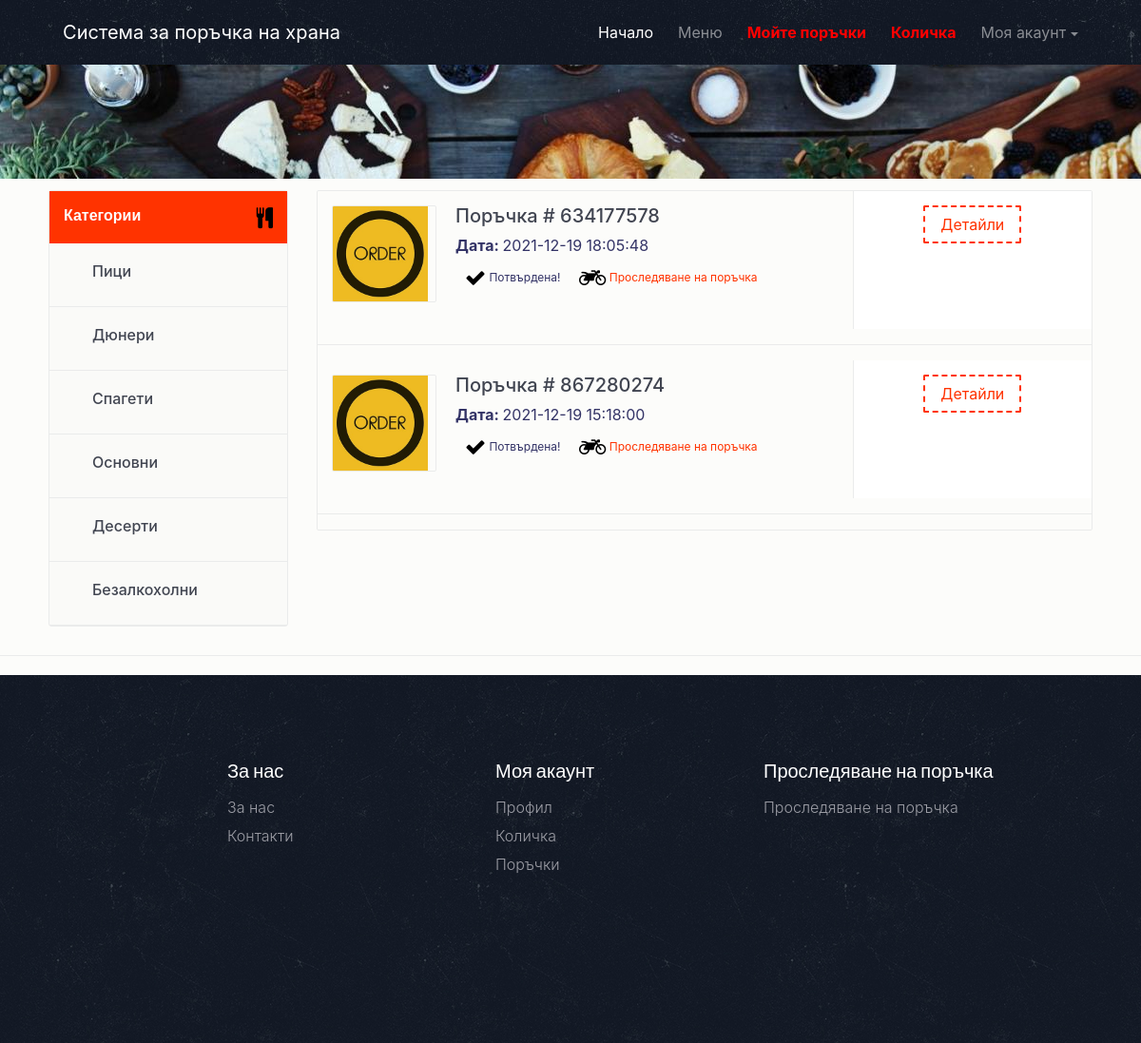
Screenshot of /my-order.php (signed in) with the database file from the repository.
### tables this page shows
CREATE TABLE `tblcategory` (
  `ID` int(5) NOT NULL,
  `CategoryName` varchar(120) DEFAULT NULL,
  `CreationDate` timestamp NULL DEFAULT current_timestamp()
);

CREATE TABLE `tblorderaddresses` (
  `ID` int(11) NOT NULL,
  `UserId` char(100) DEFAULT NULL,
  `Ordernumber` char(100) DEFAULT NULL,
  `About` varchar(255) DEFAULT NULL,
  `StreetName` varchar(255) DEFAULT NULL,
  `Phone` int(11) DEFAULT NULL,
  `City` varchar(255) DEFAULT NULL,
  `OrderTime` timestamp NOT NULL DEFAULT current_timestamp(),
  `OrderFinalStatus` varchar(255) DEFAULT NULL
);

### my-order.php (the view, shortened to what this page needs)
<?php
include_once('includes/dbconnection.php');
if (strlen($_SESSION['fosuid']==0)) {
  header('location:logout.php');
  } else {
  ?>
<!DOCTYPE html>
<html lang="en">
<head>
    <link href="css/bootstrap.min.css" rel="stylesheet">
    <link href="css/font-awesome.min.css" rel="stylesheet">
    <link href="css/animsition.min.css" rel="stylesheet">
    <link href="css/animate.css" rel="stylesheet">
    <link href="css/style.css" rel="stylesheet">
</head>
<body>
    <div class="site-wrapper animsition" data-animsition-in="fade-in" data-animsition-out="fade-out">
        <header id="header" class="header-scroll top-header headrom">
       <?php include_once('includes/header.php');?>
        </header>
        <div class="page-wrapper">
            <div class="inner-page-hero bg-image" data-image-src="images/decouvrez-l-experience-food-d-airbnb.jpg">
            </div>
            <div class="result-show">
                <div class="container">
                    <div class="row">
                        <div class="col-sm-3">
                    </div>
                </div>
            </div>
            <section class="restaurants-page">
                <div class="container">
                    <div class="row">
                        <div class="col-xs-12 col-sm-5 col-md-5 col-lg-3">
                            <div class="sidebar clearfix m-b-20">
                                <div class="main-block">
                                    <div class="sidebar-title white-txt">
                                        <h6>Категории</h6> <i class="fa fa-cutlery pull-right"></i> </div>
                                    <?php
      $query=mysqli_query($con,"select * from  tblcategory");
              while($row=mysqli_fetch_array($query))
              {
              ?>
                               <ul>
                                            <li>
                                                <label class="custom-control custom-checkbox">
                                                    <span class="custom-control-description"><a href="viewfood-categorywise.php?catid=<?php echo $row['CategoryName'];?>"><?php echo $row['CategoryName'];?></a></span> </label>
                                            </li>
                                        </ul>
                                        <?php } ?>
                                    <div class="clearfix"></div>
                                </div>
                            </div>
                        </div>
                        <div class="col-xs-12 col-sm-7 col-md-7 col-lg-9">
                            <div class="bg-gray restaurant-entry">
<?php
$uid=$_SESSION['fosuid'];
      $query=mysqli_query($con,"select * from  tblorderaddresses  where UserId='$uid'  ORDER BY ID DESC");
              while($row=mysqli_fetch_array($query))
              { ?>
                                <div class="row">
                                    <div class="col-sm-12 col-md-12 col-lg-8 text-xs-center text-sm-left">
                                        <div class="entry-logo">
                                <a class="img-fluid" href="order-details.php?orderid=<?php echo $row['Ordernumber'];?>"><img src="images/order.jpg" width="100" height="100" alt="Order "></a>
                                        </div>
                                        <div class="entry-dscr">
         <h5><a href="order-details.php?orderid=<?php echo $row['Ordernumber'];?>">Поръчка # <?php echo $row['Ordernumber'];?></a></h5>
         <p><b>Дата: </b> <?php echo $row['OrderTime']?></p>
                                            <ul class="list-inline">
                                                <li class="list-inline-item"><i class="fa fa-check"></i>
                                                    <?php $status=$row['OrderFinalStatus'];
if($status==''){
 echo "Изчакване на потвърждаване";
} else if($status = "Order Confirmed"){
echo "Потвърдена!";
}
                                                    ?></li>
                                                <li class="list-inline-item"><i class="fa fa-motorcycle"></i>
 <a href="javascript:void(0);" onClick="popUpWindow('trackorder.php?oid=<?php echo htmlentities($row['Ordernumber']);?>');" title="Track order">Проследяване на поръчка</a></li>
                                            </ul>
                                        </div>
                                    </div>
                                    <div class="col-sm-12 col-md-12 col-lg-4 text-xs-center">
                                        <div class="right-content bg-white">
                                            <div class="right-review">
                                     <a href="order-details.php?orderid=<?php echo $row['Ordernumber'];?>" class="btn theme-btn-dash">Детайли</a> </div>
                                        </div>
                                    </div>
                                </div>
                                <hr />
                            <?php } ?>
                            </div>
                            </div>
                        </div>
                    </div>
                </div>
            <?php include('includes/footer.php');?>
        </div>
    </div>
</body>
</html>
<?php } ?>

### css/style.css (style rules this page uses)
body { background: rgba(252, 251, 249, 0.68); font-size: 16px; color: #4d4f56; font-weight: 400; overflow-x: hidden; }
.h1, .h2, .h3, .h4, .h5, .h6, h1, h2, h3, h4, h5, h6 { font-family: "Source Sans Pro", sans-serif; color: #25282b; }
a { color: #f30; }
ul { list-style-type: none; padding: 0; }
hr { margin-top: 1rem; margin-bottom: 1rem; border: 0; border-top: 1px solid #eaebeb; }
.container { max-width: 1270px; width: 94%; }
.page-wrapper { padding-top: 68px; }
.custom-control { padding-left: 30px; }
.form-control-lg, .dropdown-menu, .btn, .btn-group-lg>.btn, .btn-lg, .img-rounded { border-radius: 2px }
.btn { transition: all .4s; }
.theme-btn-dash { border: 2px dashed #f30; background-color: transparent; color: #f30 }
.bg-white { background-color: #fff }
.m-b-20 { margin-bottom: 20px; }
#header { position: fixed; width: 100%; border: 0; z-index: 99; }
.inner-page-hero { padding-top: 5%; padding-bottom: 5%; }
.result-show div i { margin-left: 10px; font-size: 22px; vertical-align: middle; color: #000; }
.result-show { padding: 7px 0 10px; border-bottom: 1px solid #eaebeb; color: #333366; margin-bottom: 20px; }
.result-show p { padding: 0; margin: 5px 0; }
.sidebar { border: 1px solid #eaebeb; background: #fafaf8; border-radius: 3px; }
.sidebar-title { padding: 15px 15px 15px; background: #f30; float: left; width: 100%; }
.sidebar-title h6 { float: left; margin-bottom: 0; color: #fff; font-size: 16px; font-weight: 600; line-height: 20px; }
.sidebar-title i { float: right; color: #fff; font-size: 15px; margin-top: 3px; }
.main-block ul li { line-height: 28px; font-weight: 300; display: block; border-bottom: 1px solid #eaebeb; font-weight: 500; color: #414551; }
.main-block ul li a { color: #414551; display: block; font-weight: 500; padding: 15px; }
.main-block ul { float: left; width: 100%; margin-bottom: 0; }
.main-block ul li:first-of-type { border-top: none }
.restaurant-entry { border: 1px solid #eaebeb; border-radius: 2px; margin-bottom: 20px; }
.restaurant-entry .entry-logo { float: left; width: 110px; height: auto; border: 1px solid #eaebeb; border-radius: 2px; margin-top: 15px; margin-left: 15px; overflow: hidden }
.restaurant-entry .entry-logo img { max-width: 100%; display: block }
.restaurant-entry .entry-dscr { padding-left: 145px; margin-top: 15px; }
.restaurant-entry .entry-dscr h5 a { color: #414551; font-weight: 500; font-family: -apple-system, BlinkMacSystemFont, "Segoe UI", Roboto, "Helvetica Neue", Arial, sans-serif; }
.restaurant-entry .entry-dscr ul li { font-size: 12px; margin-top: 7px; }
.restaurant-entry .right-review { padding: 15px 10px; border-left: 1px solid #eaebeb; min-height: 145px; }

### rows the page displays
tblcategory: CategoryName "Пици"
tblcategory: CategoryName "Дюнери"
tblcategory: CategoryName "Спагети"
tblcategory: CategoryName "Основни"
tblcategory: CategoryName "Десерти"
tblcategory: CategoryName "Безалкохолни"
tblorderaddresses: Ordernumber "634177578", OrderTime "2021-12-19 18:05:48", OrderFinalStatus "Потвърдена!"
tblorderaddresses: Ordernumber "867280274", OrderTime "2021-12-19 15:18:00", OrderFinalStatus "Потвърдена!"
